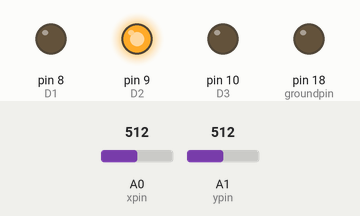
Recording of a sketch running on a simulated Arduino Uno, built with avr-gcc and run on an emulated ATmega328P. Shown: output pins drawn as LEDs (lit = HIGH). The inputs (shaded band) are chosen by the test bench; at power-on: A0 (xpin) = 512, A1 (ypin) = 512. Pins used as bus, display or sensor lines are not drawn; what the sketch prints to the serial monitor is not drawn.

Above: at 2.8 s.
2.9 s: A0 (xpin) set to 362
7.2 s: A0 (xpin) set to 336
At 11.0 s:
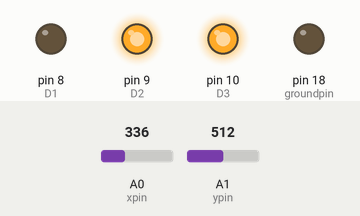
11.5 s: A1 (ypin) set to 363
15.2 s: A1 (ypin) set to 334
At 18.4 s:
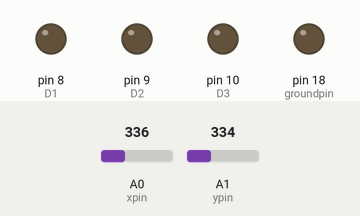
21.2 s: A1 (ypin) set to 316
25.2 s: A1 (ypin) set to 282
At 28.5 s:
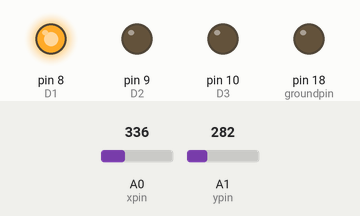
Timing chart, 0 to 30.0 s (numbered marks = the images above; inputs shaded):
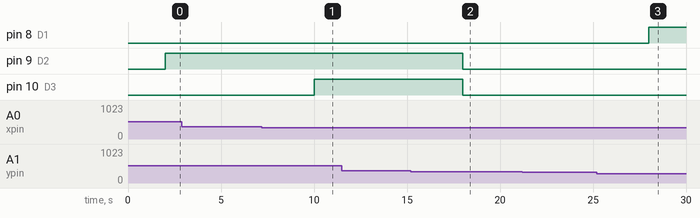

Measured:
- the behaviour switches between 351 and 350 on A0 (xpin) (found by bisection; images 0 and 1)
- the behaviour switches between 351 and 350 on A1 (ypin) (found by bisection; images 1 and 2)
- the behaviour switches between 300 and 299 on A1 (ypin) (found by bisection; images 2 and 3)
- after the input at 2.9 s, every drawn part: stays the same
- after the input at 7.2 s, pin 10 (D3): LOW → HIGH after 2.8 s
- after the input at 11.5 s, every drawn part: stays the same
- after the input at 15.2 s, pin 9 (D2), pin 10 (D3): HIGH → LOW after 2.8 s
- after the input at 21.2 s, every drawn part: stays the same
- after the input at 25.2 s, pin 8 (D1): LOW → HIGH after 2.8 s

The sketch:

final.ino
```cpp
// these constants describe the pins. They won't change:
const int groundpin = 18;             // analog input pin 4 -- ground
const int powerpin = 19;              // analog input pin 5 -- voltage
const int xpin = A0;                  // x-axis of the accelerometer
const int ypin = A1;                  // y-axis
int  xval,yval;

int D1=8;     //output1 for HT12E IC
int D2=9;     //output1 for HT12E IC
int D3=10;    //output1 for HT12E IC
int D4=11;    //output1 for HT12E IC

void setup() {
  // initialize the serial communications:
  Serial.begin(9600);


  pinMode(groundpin, OUTPUT);
  pinMode(powerpin, OUTPUT);
  pinMode(D1,OUTPUT);
  pinMode(D2,OUTPUT);
  pinMode(D3,OUTPUT);
  pinMode(D4,OUTPUT);
  digitalWrite(groundpin, LOW);
  digitalWrite(powerpin, HIGH);
}

void loop() {
  // print the sensor values:
  xval=analogRead(xpin);
  Serial.print(xval);
  // print a tab between values:
  Serial.print("\t");
  yval=analogRead(ypin);
  Serial.print(yval);
  // print a tab between values:
  Serial.print("\t");

  // delay before next reading:
  delay(2000);

  if(xval<300)  //Change the value for adjusting sensitivity
  forward();
  else if(xval>350)  //Change the value for adjusting sensitivity
  backward();
  else if(yval<300)  //Change the value for adjusting sensitivity
  left();
  else if(yval>350)  //Change the value for adjusting sensitivity
  right();
  else
  stop_();
  Serial.println();
}

void stop_()
{
  //Serial.println("");
  Serial.println("STOP");
  digitalWrite(D1, LOW);
  digitalWrite(D2, LOW);
  digitalWrite(D3, LOW);
  digitalWrite(D4, LOW);
}
void forward()
{
  //Serial.println("");
  Serial.println("Forward");
  digitalWrite(D1, HIGH);
  digitalWrite(D2, LOW);
  digitalWrite(D3, HIGH);
  digitalWrite(D4, LOW);
}
void backward()
{
  //Serial.println("");
  Serial.println("Backward");
  digitalWrite(D1, LOW);
  digitalWrite(D2, HIGH);
  digitalWrite(D3, LOW);
  digitalWrite(D4, HIGH);
}
void left()
{
  //Serial.println("");
  Serial.println("Left");
  digitalWrite(D1, HIGH);
  digitalWrite(D2, LOW);
  digitalWrite(D3, LOW);
  digitalWrite(D4, HIGH);
}
void right()
{
  //Serial.println("");
  Serial.println("Right");
  digitalWrite(D1, LOW);
  digitalWrite(D2, HIGH);
  digitalWrite(D3, HIGH);
  digitalWrite(D4, LOW);
}
```
